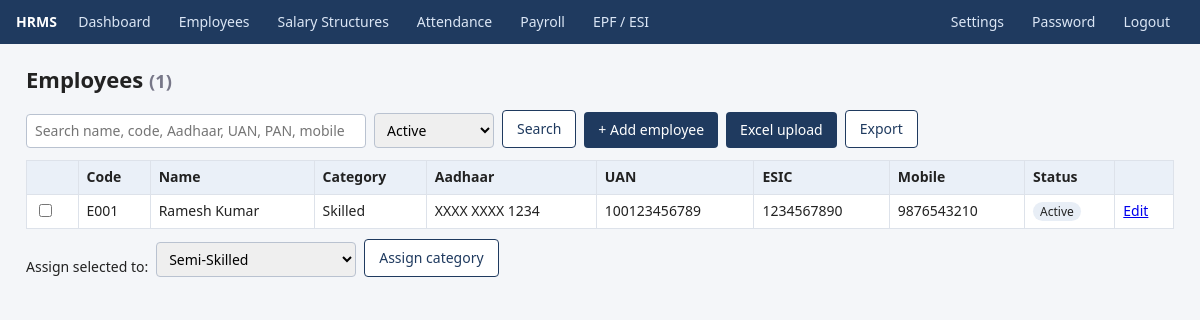
Page /employees (signed in) on the committed database.
### models.py (models this page shows, shortened)
class Employee(Base):
    __tablename__ = "employees"
    id = Column(Integer, primary_key=True)
    emp_code = Column(String, unique=True, nullable=False)
    name = Column(String, nullable=False)
    father_name = Column(String)
    gender = Column(String)
    dob = Column(Date)
    doj = Column(Date)
    dol = Column(Date)
    designation = Column(String)
    department = Column(String)
    mobile = Column(String)
    address = Column(Text)
    aadhaar = Column(String, unique=True)
    pan = Column(String, unique=True)
    uan = Column(String, unique=True)
    esic_no = Column(String, unique=True)
    bank_name = Column(String)
    bank_acct = Column(String)
    ifsc = Column(String)
    category_id = Column(Integer, ForeignKey("categories.id"))
    basic_override_day = Column(Float)           # personal daily basic overriding category
    status = Column(String, default="Active")    # Active / Left
    category = relationship("Category", back_populates="employees")

class Category(Base):
    __tablename__ = "categories"
    id = Column(Integer, primary_key=True)
    name = Column(String, unique=True, nullable=False)
    description = Column(String)
    basic_day = Column(Float, default=0)
    da_day = Column(Float, default=0)
    hra_day = Column(Float, default=0)
    other_day = Column(Float, default=0)
    ot_multiplier = Column(Float, default=2.0)   # Factories Act: double rate
    pf_applicable = Column(Boolean, default=True)
    esi_applicable = Column(Boolean, default=True)
    pf_ceiling = Column(Boolean, default=True)    # restrict PF wages to ceiling
    employees = relationship("Employee", back_populates="category")

### app.py (the view)
@app.route("/employees")
def employees():
    q = request.args.get("q", "").strip()
    status = request.args.get("status", "Active")
    query = db.query(Employee)
    if status in ("Active", "Left"):
        query = query.filter_by(status=status)
    if q:
        like = f"%{q}%"
        query = query.filter(Employee.name.ilike(like) | Employee.emp_code.ilike(like) |
                             Employee.aadhaar.like(like) | Employee.uan.like(like) |
                             Employee.pan.ilike(like) | Employee.esic_no.like(like) | Employee.mobile.like(like))
    return render_template("employees.html", emps=query.order_by(Employee.emp_code).all(), q=q, status=status)

### app.py (called while the page is built)
@app.teardown_appcontext
def _shutdown(exc=None):
    db.remove()

@app.before_request
def _auth():
    if request.endpoint in ("login", "static"):
        return
    if "uid" not in session:
        return redirect(url_for("login", next=request.path))

@app.context_processor
def _ctx():
    return dict(S=get_settings(), today=date.today(), cur_month=date.today().strftime("%Y-%m"),
                month_label=pdfs.month_label,
                cats_all=db.query(Category).order_by(Category.name).all() if "uid" in session else [])

### models.py (called while the page is built)
def get_settings():
    s = dict(DEFAULT_SETTINGS)
    for row in db.query(Setting).all():
        s[row.key] = row.value
    return s

### templates/employees.html
{% extends "base.html" %}{% block body %}
<h1>Employees <small class="muted">({{ emps|length }})</small></h1>
<div class="row">
  <form class="row" method="get" style="margin:0">
    <input name="q" value="{{ q }}" placeholder="Search name, code, Aadhaar, UAN, PAN, mobile" style="width:340px">
    <select name="status" style="width:120px">
      {% for s in ['Active','Left','All'] %}<option value="{{ s }}" {{ 'selected' if status==s }}>{{ s }}</option>{% endfor %}
    </select>
    <button class="btn sec">Search</button>
  </form>
  <a class="btn" href="{{ url_for('employee_form') }}">+ Add employee</a>
  <a class="btn" href="{{ url_for('employee_upload') }}">Excel upload</a>
  <a class="btn sec" href="{{ url_for('employee_export') }}">Export</a>
</div>
<form method="post" action="{{ url_for('bulk_assign') }}">
<div class="scroll"><table>
<tr><th></th><th>Code</th><th>Name</th><th>Category</th><th>Aadhaar</th><th>UAN</th><th>ESIC</th><th>Mobile</th><th>Status</th><th></th></tr>
{% for e in emps %}
<tr><td><input type="checkbox" name="emp_ids" value="{{ e.id }}" style="width:auto"></td>
<td>{{ e.emp_code }}</td><td>{{ e.name }}</td><td>{{ e.category.name if e.category else '-' }}</td>
<td>{{ ('XXXX XXXX ' ~ e.aadhaar[-4:]) if e.aadhaar else '-' }}</td><td>{{ e.uan or '-' }}</td>
<td>{{ e.esic_no or '-' }}</td><td>{{ e.mobile or '-' }}</td>
<td><span class="tag {{ 'left' if e.status=='Left' }}">{{ e.status }}</span></td>
<td><a href="{{ url_for('employee_form', eid=e.id) }}">Edit</a></td></tr>
{% else %}<tr><td colspan="10" class="muted">No employees found.</td></tr>{% endfor %}
</table></div>
{% if emps %}
<div class="row" style="margin-top:10px"><span>Assign selected to:</span>
<select name="category_id" style="width:200px">{% for c in cats_all %}<option value="{{ c.id }}">{{ c.name }}</option>{% endfor %}</select>
<button class="btn sec">Assign category</button></div>
{% endif %}
</form>
{% endblock %}

### static/style.css (style rules this page uses)
* { box-sizing:border-box }
body { font:14px/1.45 Segoe UI,Arial,sans-serif;margin:0;background:#f4f6f9;color:#222 }
h1 { font-size:22px;margin:0 0 14px }
table { border-collapse:collapse;width:100%;background:#fff }
th,td { border:1px solid #dde2ea;padding:6px 8px;text-align:left }
th { background:#eaf0f8 }
.scroll { overflow-x:auto }
input,select,textarea { padding:6px 8px;border:1px solid #b9c2d0;border-radius:4px;font:inherit;width:100% }
.btn { display:inline-block;background:#1f3a5f;color:#fff;border:0;padding:8px 14px;border-radius:4px;cursor:pointer;text-decoration:none;font:inherit }
.btn.sec { background:#fff;color:#1f3a5f;border:1px solid #1f3a5f }
.row { display:flex;gap:8px;flex-wrap:wrap;align-items:end;margin-bottom:12px }
.row>* { width:auto }
.muted { color:#778 }
.tag { padding:1px 7px;border-radius:10px;background:#e8eef6;font-size:12px }

### rows in the picture
Employee: emp_code "E001", name "Ramesh Kumar", category "Skilled", aadhaar "XXXX XXXX 1234", uan "100123456789", esic_no "1234567890", mobile "9876543210", status "Active"

### other values in the picture
{{ emps|length }} "1"
form field status "Active"
form field category_id "Semi-Skilled"
